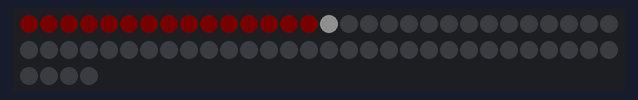
The sketch below on a simulated Arduino Uno, built with avr-gcc and run on an emulated ATmega328P. Shown: 64 RGB LEDs in strip order, left to right, continuing on the next row. Dim RGB values are drawn brighter than linear; what the sketch prints to the serial monitor is not drawn.

Above: at 11.4 s.

The sketch:

xy_calibrate.ino
```cpp
/*
 * glowgrid - step 2a: work out the physical layout
 *
 * Before we can draw shapes we need to know how LED chain index maps to
 * (column, row) on the physical panel. That varies by manufacturer, so we
 * measure it instead of guessing.
 *
 * HOW TO READ THIS TEST
 *
 * Hold the panel LED-side towards you, with the DIN/5V/GND wires coming out
 * of the BOTTOM LEFT corner. Keep it in that orientation for the whole test.
 * Then watch the two phases and note what you see:
 *
 *   Phase 1 - RED, one single pixel.
 *             This is chain index 0. Which corner is it in?
 *
 *   Phase 2 - a BRIGHT WHITE pixel walks slowly through chain indices 0..15,
 *             one step every 400 ms, leaving a DIM RED trail behind it.
 *             Watch the path. You are looking for:
 *               - where it starts
 *               - which way it travels along the first row
 *               - whether the second row doubles back in the opposite
 *                 direction (serpentine) or restarts from the same side
 *                 (progressive)
 *
 * The earlier calibration lit full rows at once, which proved the rows but
 * made direction impossible to read. This version fixes that.
 */

#include <FastLED.h>

#define DATA_PIN    13
#define NUM_LEDS    64
#define BRIGHTNESS  15
#define MAX_MILLIAMPS 300

CRGB leds[NUM_LEDS];

void setup() {
  Serial.begin(115200);
  delay(500);
  Serial.println();
  Serial.println("glowgrid: XY calibration");
  Serial.println("Hold panel LED-side up, DIN wires at the BOTTOM edge.");

  FastLED.addLeds<WS2812B, DATA_PIN, GRB>(leds, NUM_LEDS);
  FastLED.setBrightness(BRIGHTNESS);
  FastLED.setMaxPowerInVoltsAndMilliamps(5, MAX_MILLIAMPS);
  FastLED.clear(true);
  delay(1000);
}

void showStartCorner() {
  Serial.println("phase 1: RED single pixel = chain index 0");

  FastLED.clear();
  leds[0] = CRGB::Red;
  FastLED.show();
  delay(3000);

  FastLED.clear(true);
  delay(800);
}

void walkFirstTwoRows() {
  Serial.println("phase 2: WHITE pixel walks indices 0..15, dim red trail behind it");

  FastLED.clear();
  for (int i = 0; i < 16; i++) {
    if (i > 0) {
      leds[i - 1] = CRGB(40, 0, 0);
    }
    leds[i] = CRGB::White;
    FastLED.show();

    Serial.print("  index ");
    Serial.println(i);
    delay(400);
  }

  delay(2500);
  FastLED.clear(true);
  delay(1000);
}

void loop() {
  showStartCorner();
  walkFirstTwoRows();

  Serial.println("--- cycle complete, repeating ---");
  delay(1200);
}
```

Measured:
- what the display in image 0 shows lasts 2.9 s, from 11.4 s to 14.3 s
